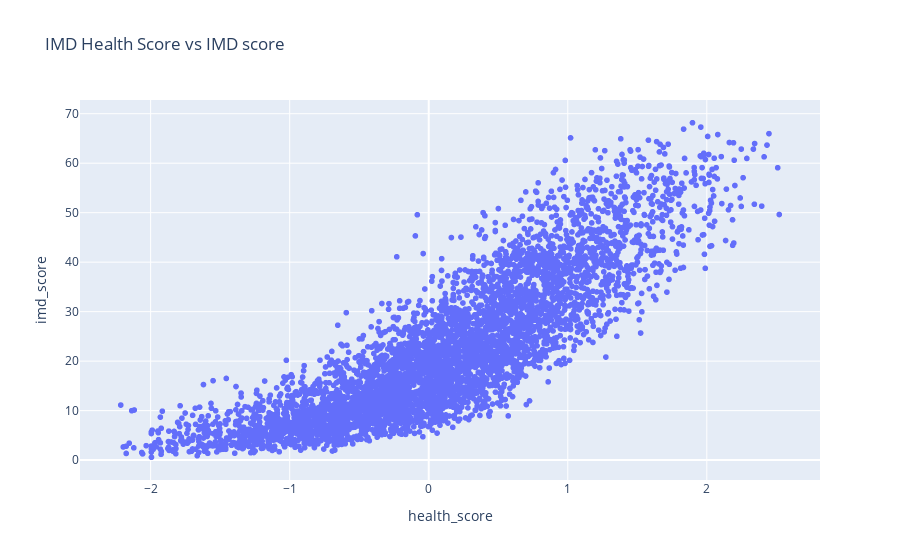

The cell this chart's notebook holds for it:
### Code cell
fig = px.scatter(loneliness_health, y='imd_score', x='health_score', title='IMD Health Score vs IMD score')
fig.show()

### Figure 1 — Plotly figure (JSON) as saved in the notebook; plotly's stock layout.template omitted (floating-point values rounded to 4 significant figures; data arrays with more than 128 entries replaced by an {"elided": "..."} marker saying what was removed)
{"data": [{"hovertemplate": "health_score=%{x}<br>imd_score=%{y}<extra></extra>", "legendgroup": "", "marker": {"color": "#636efa", "symbol": "circle"}, "mode": "markers", "name": "", "showlegend": false, "type": "scattergl", "x": {"elided": "4943 float values"}, "xaxis": "x", "y": {"elided": "4943 float values"}, "yaxis": "y"}], "layout": {"autosize": true, "legend": {"tracegroupgap": 0}, "title": {"text": "IMD Health Score vs IMD score"}, "xaxis": {"anchor": "y", "autorange": true, "domain": [0, 1], "range": [-2.496, 2.802], "title": {"text": "health_score"}, "type": "linear"}, "yaxis": {"anchor": "x", "autorange": true, "domain": [0, 1], "range": [-4.373, 73.13], "title": {"text": "imd_score"}, "type": "linear"}}}
